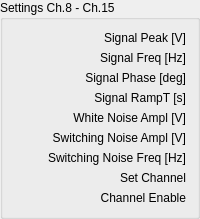
        <widget class="QGroupBox" name="groupBox_18">
         <property name="sizePolicy">
          <sizepolicy hsizetype="Fixed" vsizetype="Minimum">
           <horstretch>0</horstretch>
           <verstretch>0</verstretch>
          </sizepolicy>
         </property>
         <property name="title">
          <string>Settings Ch.8 - Ch.15</string>
         </property>
         <layout class="QGridLayout" name="gridLayout_19">
          <property name="sizeConstraint">
           <enum>QLayout::SetDefaultConstraint</enum>
          </property>
          <item row="1" column="0">
           <widget class="QLabel" name="label_16">
            <property name="sizePolicy">
             <sizepolicy hsizetype="Preferred" vsizetype="Fixed">
              <horstretch>0</horstretch>
              <verstretch>0</verstretch>
             </sizepolicy>
            </property>
            <property name="text">
             <string>Signal Freq [Hz]</string>
            </property>
            <property name="alignment">
             <set>Qt::AlignRight|Qt::AlignTrailing|Qt::AlignVCenter</set>
            </property>
           </widget>
          </item>
          <item row="5" column="0">
           <widget class="QLabel" name="label_18">
            <property name="sizePolicy">
             <sizepolicy hsizetype="Preferred" vsizetype="Fixed">
              <horstretch>0</horstretch>
              <verstretch>0</verstretch>
             </sizepolicy>
            </property>
            <property name="text">
             <string>Switching Noise Ampl [V]</string>
            </property>
            <property name="alignment">
             <set>Qt::AlignRight|Qt::AlignTrailing|Qt::AlignVCenter</set>
            </property>
           </widget>
          </item>
          <item row="8" column="0">
           <widget class="QLabel" name="label_20">
            <property name="sizePolicy">
             <sizepolicy hsizetype="Preferred" vsizetype="Fixed">
              <horstretch>0</horstretch>
              <verstretch>0</verstretch>
             </sizepolicy>
            </property>
            <property name="text">
             <string>Channel Enable</string>
            </property>
            <property name="alignment">
             <set>Qt::AlignRight|Qt::AlignTrailing|Qt::AlignVCenter</set>
            </property>
           </widget>
          </item>
          <item row="0" column="0">
           <widget class="QLabel" name="label_5">
            <property name="sizePolicy">
             <sizepolicy hsizetype="Preferred" vsizetype="Fixed">
              <horstretch>0</horstretch>
              <verstretch>0</verstretch>
             </sizepolicy>
            </property>
            <property name="text">
             <string>Signal Peak [V]</string>
            </property>
            <property name="alignment">
             <set>Qt::AlignRight|Qt::AlignTrailing|Qt::AlignVCenter</set>
            </property>
           </widget>
          </item>
          <item row="3" column="0">
           <widget class="QLabel" name="label_11">
            <property name="sizePolicy">
             <sizepolicy hsizetype="Preferred" vsizetype="Fixed">
              <horstretch>0</horstretch>
              <verstretch>0</verstretch>
             </sizepolicy>
            </property>
            <property name="text">
             <string>Signal RampT [s]</string>
            </property>
            <property name="alignment">
             <set>Qt::AlignRight|Qt::AlignTrailing|Qt::AlignVCenter</set>
            </property>
           </widget>
          </item>
          <item row="4" column="0">
           <widget class="QLabel" name="label_7">
            <property name="sizePolicy">
             <sizepolicy hsizetype="Preferred" vsizetype="Fixed">
              <horstretch>0</horstretch>
              <verstretch>0</verstretch>
             </sizepolicy>
            </property>
            <property name="text">
             <string>White Noise Ampl [V]</string>
            </property>
            <property name="alignment">
             <set>Qt::AlignRight|Qt::AlignTrailing|Qt::AlignVCenter</set>
            </property>
           </widget>
          </item>
          <item row="2" column="0">
           <widget class="QLabel" name="label_17">
            <property name="sizePolicy">
             <sizepolicy hsizetype="Preferred" vsizetype="Fixed">
              <horstretch>0</horstretch>
              <verstretch>0</verstretch>
             </sizepolicy>
            </property>
            <property name="text">
             <string>Signal Phase [deg]</string>
            </property>
            <property name="alignment">
             <set>Qt::AlignRight|Qt::AlignTrailing|Qt::AlignVCenter</set>
            </property>
           </widget>
          </item>
          <item row="6" column="0">
           <widget class="QLabel" name="label_19">
            <property name="sizePolicy">
             <sizepolicy hsizetype="Preferred" vsizetype="Fixed">
              <horstretch>0</horstretch>
              <verstretch>0</verstretch>
             </sizepolicy>
            </property>
            <property name="text">
             <string>Switching Noise Freq [Hz]</string>
            </property>
            <property name="alignment">
             <set>Qt::AlignRight|Qt::AlignTrailing|Qt::AlignVCenter</set>
            </property>
           </widget>
          </item>
          <item row="7" column="0">
           <widget class="QLabel" name="label_22">
            <property name="sizePolicy">
             <sizepolicy hsizetype="Preferred" vsizetype="Fixed">
              <horstretch>0</horstretch>
              <verstretch>0</verstretch>
             </sizepolicy>
            </property>
            <property name="text">
             <string>Set Channel</string>
            </property>
            <property name="alignment">
             <set>Qt::AlignRight|Qt::AlignTrailing|Qt::AlignVCenter</set>
            </property>
           </widget>
          </item>
         </layout>
        </widget>
